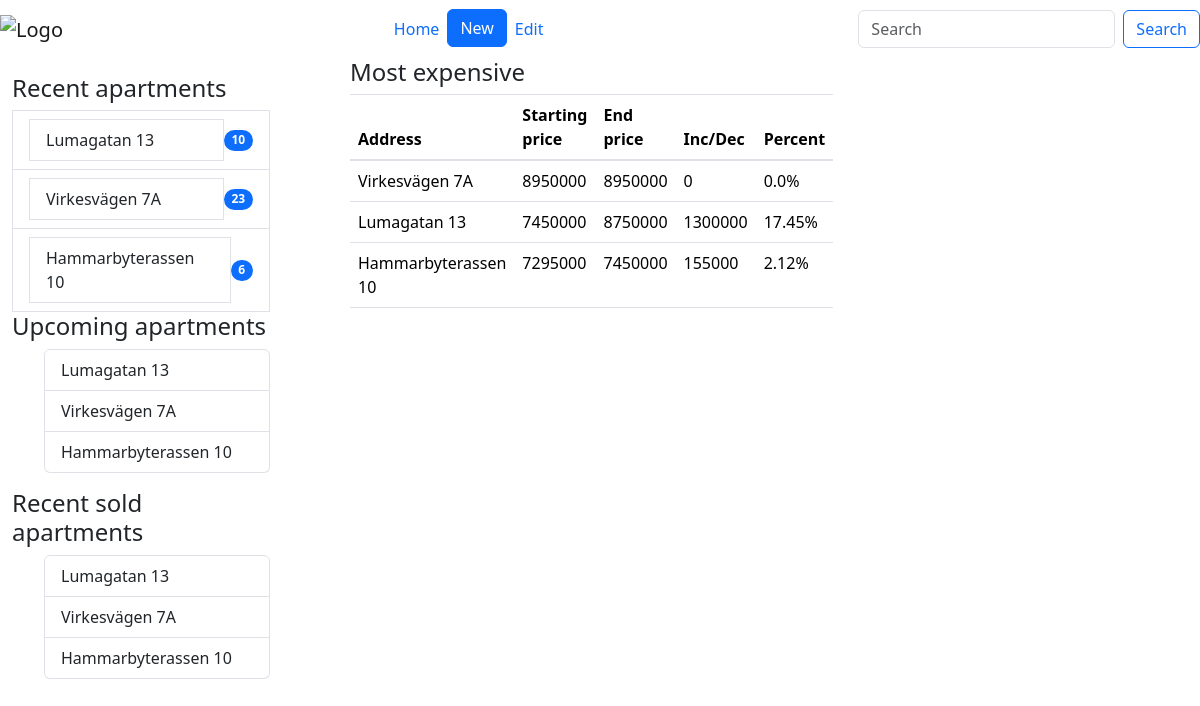
Screenshot of /lghter/ with the database file from the repository.
### lghter/models.py (models this page shows)
class Apartment(models.Model):
    address_text = models.CharField(max_length=200)
    balcony_rating = models.IntegerField(default=None, blank=True, null=True)
    kitchen_rating = models.IntegerField(default=None, blank=True, null=True)
    two_bath_rating = models.BooleanField(default=False)
    bath_rating = models.IntegerField(default=None, blank=True, null=True)
    see_in_rating = models.IntegerField(default=None, blank=True, null=True)
    view_rating = models.IntegerField(default=None, blank=True, null=True)
    location_rating = models.IntegerField(default=None, blank=True, null=True)
    commute_rating = models.IntegerField(default=None, blank=True, null=True)
    storage_rating = models.IntegerField(default=None, blank=True, null=True)
    storehouse_available = models.BooleanField(default=False)
    renovation_need = models.BooleanField(default=False)
    cool_rating = models.IntegerField(default=None, blank=True, null=True)
    size_kvm = models.IntegerField(default=None, blank=True, null=True)
    room_amount = models.IntegerField(default=None, blank=True, null=True)
    floor_amount = models.IntegerField(default=None, blank=True, null=True)
    sun_rating = models.IntegerField(default=None, blank=True, null=True)
    feeling_emma = models.IntegerField(default=None, blank=True, null=True)
    feeling_daniel = models.IntegerField(default=None, blank=True, null=True)
    kvm_price_start = models.DecimalField(max_digits=10, decimal_places=2, blank=True, null=True)
    price_start = models.IntegerField(default=None, blank=True, null=True)
    kvm_price_end = models.DecimalField(max_digits=10, decimal_places=2, blank=True, null=True)
    price_end = models.IntegerField(default=None, blank=True, null=True)
    parking_rating = models.IntegerField(default=None, blank=True, null=True)
    parking_cost_elec = models.IntegerField(default=None, blank=True, null=True)
    parking_cost = models.IntegerField(default=None, blank=True, null=True)
    association_rating = models.IntegerField(default=None, blank=True, null=True)
    owns_land = models.BooleanField(default=False)
    build_year = models.DateField(datetime.datetime(1900, 1, 1), blank=True, null=True)
    association_kvm_loan = models.DecimalField(max_digits=10, decimal_places=2, blank=True, null=True)
    association_loan = models.BigIntegerField(default=False, blank=True, null=True)
    association_total_kvm = models.IntegerField(default=False, blank=True, null=True)
    tv_rating = models.IntegerField(default=False, blank=True, null=True)
    rent_cost = models.IntegerField(default=False, blank=True, null=True)
    view_date = models.DateField('date published')

### lghter/views.py (the view)
# urls.py: path('', views.IndexView.as_view(), name='index'),
class IndexView(generic.ListView):
    template_name = 'lghter/index.html'
    model = Apartment
    def get_context_data(self):
        context = super().get_context_data()
        query = self.request.GET.get('q')
        counter = []
        p = Apartment.objects.order_by('-view_date')
        c = p.all().values_list()
        for elem in c:
            x = 0
            for f in elem:
                if f is None:
                    x = x + 1
            counter.append(x)
        context['x'] = counter
        context['latest_question_list'] = p
        context['expensive'] = Apartment.objects.order_by('-price_start')
        return context

### lghter/templatetags/index.py (called while the page is built)
@register.filter
def index(indexable, i):
    return indexable[i]

### lghter/templatetags/percentage.py (called while the page is built)
@register.filter
def percentage(end, start):
    diff = end - start
    perc = (diff / start) * 100
    perc = round(perc, 2)
    return perc

### lghter/templates/lghter/index.html (shortened to what this page needs)
{% extends 'lghter/base.html' %}
{% block content %}
{% load django_bootstrap5 %}
{% bootstrap_css %}
{% load mathfilters %}
{% load index %}
{% load percentage %}
{% load static %}
<head>
    <link rel="stylesheet" type="text/css" href="{% static 'css/popup.css' %}">
</head>
<div class="row">
<div class="col-sm-3">
<div class="container mt-3">
    {% if latest_question_list %}
        <h4>Recent apartments</h4>
    <ul class="list-group">
    <div >
    {% for apartment in latest_question_list %}
        <li class="list-group-item d-flex justify-content-between align-items-center">
   <a href="{% url 'lghter:detail' apartment.id %}" class="list-group-item list-group-item-action">{{ apartment.address_text }}</a>
    <span class="badge bg-primary rounded-pill">
    {{ x|index:forloop.counter0 }}
    </span>
      {% endfor %}
  </li>
    </div>
    </ul>
{% else %}
    <p>No polls are available.</p>
{% endif %}
{% if latest_question_list %}
        <h4>Upcoming apartments</h4>
    <ul>
    <div class="list-group">
    {% for apartment in latest_question_list %}
        <a href="{% url 'lghter:detail' apartment.id %}" class="list-group-item list-group-item-action">{{ apartment.address_text }}</a>
    {% endfor %}
    </div>
    </ul>
{% else %}
    <p>No polls are available.</p>
{% endif %}
{% if latest_question_list %}
        <h4>Recent sold apartments</h4>
    <ul>
    <div class="list-group">
    {% for apartment in latest_question_list %}
        <a href="{% url 'lghter:detail' apartment.id %}" class="list-group-item list-group-item-action">{{ apartment.address_text }}</a>
    {% endfor %}
    </div>
    </ul>
{% else %}
    <p>No polls are available.</p>
{% endif %}
    </div>
     </div>
    <div class="col-sm-3">
    <ul>
    <div class="container mt-6">
    <h4>Most expensive</h4></a>
    <table class ="table table-hover">
    <thead>
      <tr>
        <th>Address</th>
        <th>Starting price</th>
          <th>End price</th>
          <th>Inc/Dec</th>
          <th>Percent</th>
      </tr>
    </thead>
    <tbody>
    <tr>
    {% for apartment in expensive %}
        <tr>
       <td> <a href="{% url 'lghter:detail' apartment.id %}" class="list-group-item list-group-item-action">{{ apartment.address_text }} </a> </td>
        <td>{{ apartment.price_start }}</td>
        <td>{{ apartment.price_end }}</td>
        <td>{{ apartment.price_end|sub:apartment.price_start }}</td>
            {% if apartment.price_end is None %}
                <td>0.0%</td>
        {% else %}
        <td>{{ apartment.price_end|percentage:apartment.price_start }}%</td>
        {% endif %}
        </tr>
    {% endfor %}
    </tr>
    </tbody>
    </table>
    </div>
    </ul>
    </div>
     <div class="col-sm-3"></div>
{% endblock %}

### lghter/templates/lghter/base.html (shortened to what this page needs)
<!DOCTYPE html>
<html lang="en">
{% load django_bootstrap5 %}
{% bootstrap_css %}
{% load static %}
<head>
    <link rel="stylesheet" type="text/css" href="{% static 'css/popup.css' %}">
    <link rel="stylesheet" href="https://stackpath.bootstrapcdn.com/bootstrap/4.5.2/css/bootstrap.min.css">
</head>
<body>
<nav class="navbar navbar-expand-lg navbar-light bg-white">
  <a class="navbar-brand" href="#">
    <img src="logo.png" alt="Logo">
  </a>
  <div class="collapse navbar-collapse" id="navbarNav">
    <ul class="navbar-nav mx-auto">
      <li class="nav-item">
        <a class="nav-link text-primary" href="/">Home</a>
      </li>
      <li class="nav-item">
        <a class="btn btn-primary open-popup">New</a>
      </li>
      <li class="nav-item">
        <a class="nav-link text-primary" href="/Update">Edit</a>
      </li>
    </ul>
    <form class="form-inline my-2 my-lg-0">
      <input class="form-control mr-sm-2" type="search" placeholder="Search" aria-label="Search">
      <button class="btn btn-outline-primary my-2 my-sm-0" type="submit">Search</button>
    </form>
  </div>
</nav>
    <div id="content">
        {% block content %}{% endblock %}
    </div>
</body>
</html>

### rows the page displays
Apartment: address_text "Lumagatan 13", counter0 "10", price_start "7450000", price_end "8750000", price_end|sub "1300000", price_end|percentage "17.45"
Apartment: address_text "Virkesvägen 7A", counter0 "23", price_start "8950000", price_end "8950000", price_end|sub "0", price_end|percentage "0.0"
Apartment: address_text "Hammarbyterassen 10", counter0 "6", price_start "7295000", price_end "7450000", price_end|sub "155000", price_end|percentage "2.12"
